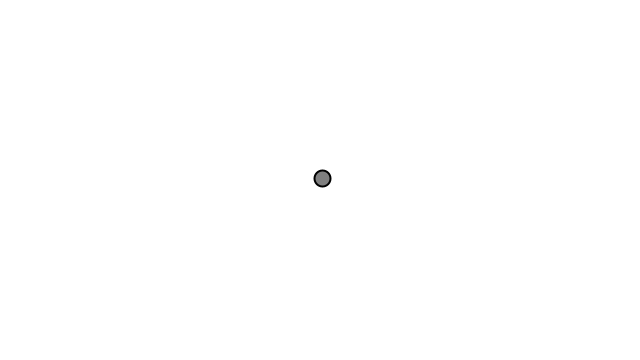
Frame 1 (no input)
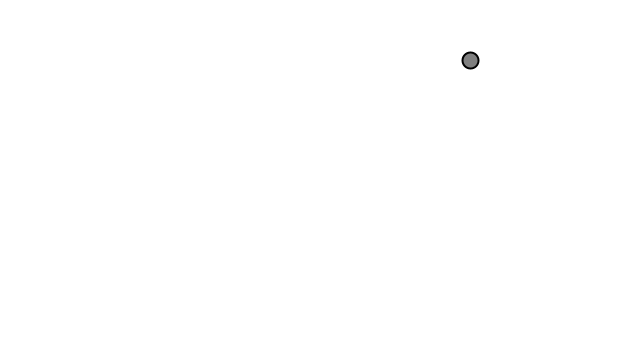
Frame 60 (the mouse pressed at the canvas centre just before this capture)
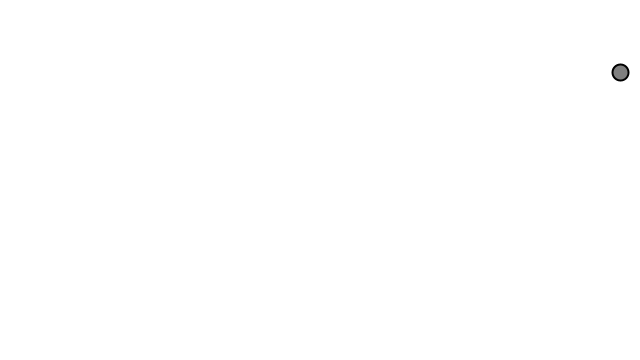
Frame 120 (the mouse held since frame 60 and released just before this capture)

The Processing sketch that drew these frames (run headless with seeded random() and noise(); from frame 60 on, the mouse is pressed at the canvas centre):

// Processing sketch: Ball_with_bounces
// ── Ball_with_bounces.pde
Ball b;
 
void setup() {
  size(640,360);
  b = new Ball();
}
 
void draw() {
  background(255);
 b.move();
 b.bounce();
 b.display();
}

// ── Ball.pde
class Ball {
  PVector location, velocity;
  int r = 8; // raio da elipse

  Ball() {
    location = new PVector(width/2, height/2);
    velocity = new PVector(2.5, -2);
  }

  void move() {
    location.add(velocity);
  }

  void bounce() {
    if ((location.x > (width-r)) || (location.x < r)) {
      velocity.x *= -1;
    }
    if ((location.y > (height-r)) || (location.y < r)) {
      velocity.y *= -1;
    }
  }
  
  void display(){
   stroke(0);
   strokeWeight(2);
   fill(127);
   ellipse(location.x, location.y, r*2, r*2);
  }
}
